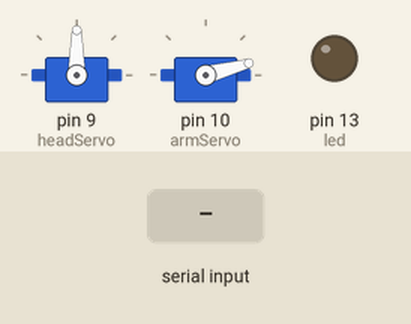
The sketch below on a simulated Arduino Uno, built with avr-gcc and run on an emulated ATmega328P. Parts: 2 × servo, output pins drawn as LEDs (lit = HIGH). Inputs (shaded band) come from the test bench. What the sketch prints to the serial monitor is not drawn.

Above: at 1.3 s.
1.4 s: "2" received over the second serial link
At 1.55 s:
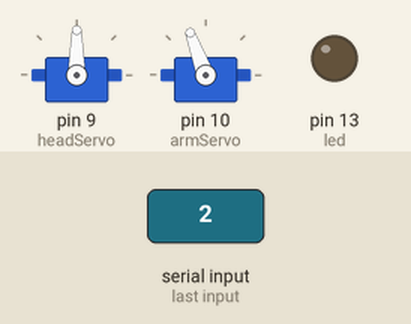
4.4 s: "4" received over the second serial link
At 5.1 s:
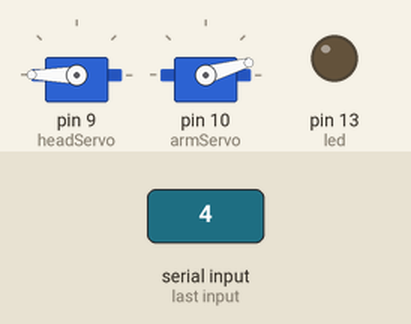
5.9 s: "3" received over the second serial link
8.9 s: "5" received over the second serial link
At 9.7 s:
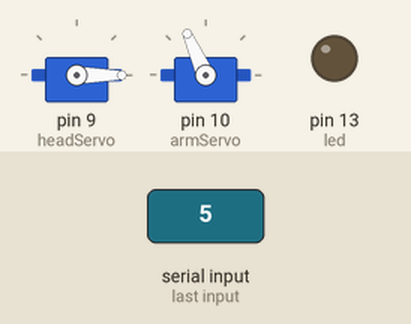
10.4 s: "7" received over the second serial link
At 10.55 s:
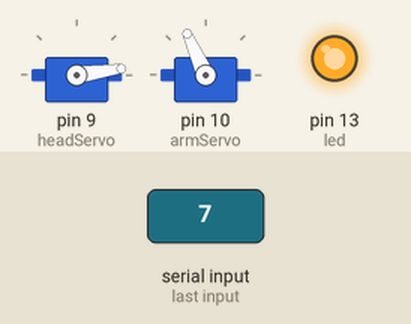
13.4 s: "9" received over the second serial link
Timing chart, 0 to 19.7 s (numbered marks = the images above; inputs shaded):
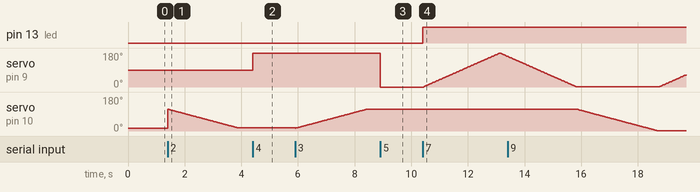

The sketch:

Lamp_Arduino.ino
```cpp
#include <SoftwareSerial.h>
#include <Servo.h>


Servo headServo;
Servo armServo;
int BTTx = 2;
int BTRx = 3;
int led = 13;

SoftwareSerial BT(BTTx, BTRx);

void setup()
{
  Serial.begin(9600);

  headServo.attach(9);
  armServo.attach(10);

  headServo.write(90);
  armServo.write(15);
  pinMode(led, OUTPUT);

  BT.begin(115200);
  BT.print("$$$");
  delay(100);
  BT.println("U,9600,N");
  BT.begin(9600);
}

void loop()
{
  if(BT.available())
  {
    char GetBT = (char)BT.read();
    Serial.print(GetBT);
    BT.print("Hello");

    if(GetBT == '2')//arm up
    {
      //armServo.write(0);
      for(int pos = 115; pos > 15; pos -=1)
      {
        armServo.write(pos);
        delay(25);
      }
    }
    if(GetBT == '3')//arm down
    {
      //armServo.write(115);
      for(int pos = 15; pos < 115; pos +=1)
      {
        armServo.write(pos);
        delay(25);
      }
    }
    if(GetBT == '4')//head left
    {
      headServo.write(180);
    }
    if(GetBT == '5')//head right
    {
      headServo.write(0);
    }
    if(GetBT == '6')//head center
    {
      headServo.write(90);
    }
    if(GetBT == '7')//head sweep
    {
      digitalWrite(led, HIGH);
      for(int pos = 0; pos < 180; pos += 1)
        {
          headServo.write(pos);
          delay(15);
        }
      for(int pos = 180; pos>=1; pos-=1)
        {
          headServo.write(pos);
          delay(15);
        }
    }
    if(GetBT == '8')//go to sleep
    {
      digitalWrite(led, LOW);
      headServo.write(90);
      for(int pos = 15; pos < 115; pos +=1)
      {
        armServo.write(pos);
        delay(25);
      }
    }
    if(GetBT == '9')//wake up
    {
      digitalWrite(led, HIGH);
      for(int pos = 115; pos > 0; pos -=1)
        {
          armServo.write(pos);
          delay(25);
        }
      for(int pos = 0; pos < 180; pos += 1)
        {
          headServo.write(pos);
          delay(15);
        }
      for(int pos = 180; pos>=1; pos-=1)
        {
          headServo.write(pos);
          delay(15);
        }
    }
    if(GetBT == '0')//led on
    {
      digitalWrite(led, HIGH);
    }
    if(GetBT == '1')//led off
    {
      digitalWrite(led, LOW);
    }
  }
}
```

Measured:
- after the input at 4.4 s, servo on pin 9 (headServo): 90° → 180° at once
- after the input at 8.9 s, servo on pin 9 (headServo): 180° → 0° at once
- after the input at 10.4 s, pin 13 (led): LOW → HIGH at once; servo on pin 9 (headServo): rises from 0° to 180° in 2.7 s, then falls to 162° in 0.27 s
